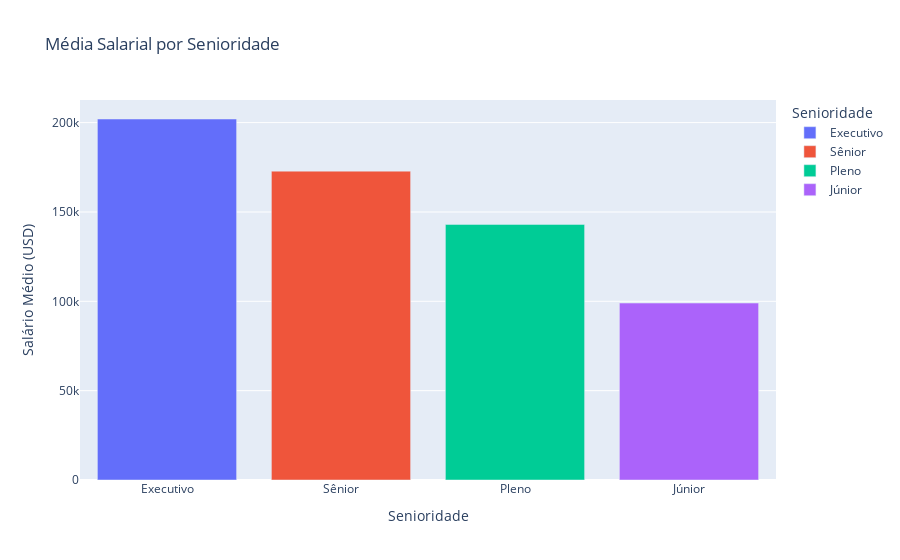

Notebook code cell kept with this figure:
### Code cell
media_salarial = df_limpo.groupby('senioridade')['usd'].mean().sort_values(ascending=False).reset_index()

fig = px.bar(
    media_salarial,
    x='senioridade',
    y='usd',
    title='Média Salarial por Senioridade',
    labels={'senioridade': 'Senioridade', 'usd': 'Salário Médio (USD)'},
    color='senioridade'
)
fig.show()

### Figure 1 — Plotly figure (JSON) as saved in the notebook; plotly's stock layout.template omitted (floating-point values rounded to 4 significant figures)
{"data": [{"hovertemplate": "Senioridade=%{x}<br>Salário Médio (USD)=%{y}<extra></extra>", "legendgroup": "Executivo", "marker": {"color": "#636efa", "pattern": {"shape": ""}}, "name": "Executivo", "orientation": "v", "showlegend": true, "textposition": "auto", "type": "bar", "x": ["Executivo"], "xaxis": "x", "y": [202000.0], "yaxis": "y"}, {"hovertemplate": "Senioridade=%{x}<br>Salário Médio (USD)=%{y}<extra></extra>", "legendgroup": "Sênior", "marker": {"color": "#EF553B", "pattern": {"shape": ""}}, "name": "Sênior", "orientation": "v", "showlegend": true, "textposition": "auto", "type": "bar", "x": ["Sênior"], "xaxis": "x", "y": [172900.0], "yaxis": "y"}, {"hovertemplate": "Senioridade=%{x}<br>Salário Médio (USD)=%{y}<extra></extra>", "legendgroup": "Pleno", "marker": {"color": "#00cc96", "pattern": {"shape": ""}}, "name": "Pleno", "orientation": "v", "showlegend": true, "textposition": "auto", "type": "bar", "x": ["Pleno"], "xaxis": "x", "y": [143000.0], "yaxis": "y"}, {"hovertemplate": "Senioridade=%{x}<br>Salário Médio (USD)=%{y}<extra></extra>", "legendgroup": "Júnior", "marker": {"color": "#ab63fa", "pattern": {"shape": ""}}, "name": "Júnior", "orientation": "v", "showlegend": true, "textposition": "auto", "type": "bar", "x": ["Júnior"], "xaxis": "x", "y": [99030.0], "yaxis": "y"}], "layout": {"barmode": "relative", "legend": {"title": {"text": "Senioridade"}, "tracegroupgap": 0}, "title": {"text": "Média Salarial por Senioridade"}, "xaxis": {"anchor": "y", "categoryarray": ["Executivo", "Sênior", "Pleno", "Júnior"], "categoryorder": "array", "domain": [0, 1], "title": {"text": "Senioridade"}}, "yaxis": {"anchor": "x", "domain": [0, 1], "title": {"text": "Salário Médio (USD)"}}}}
